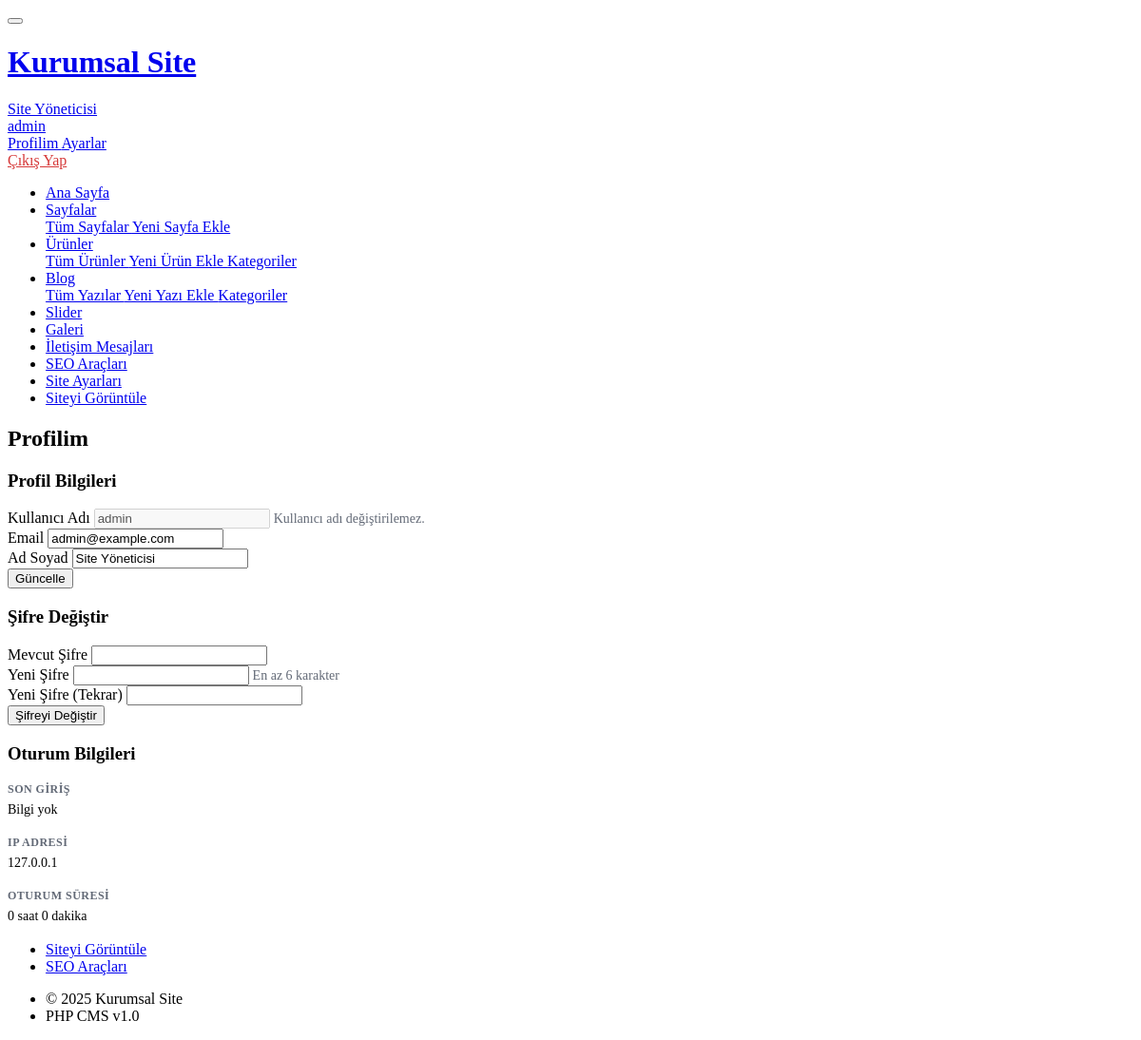
Screenshot of /admin/profile.php (signed in) with the database file from the repository.
### tables this page shows
CREATE TABLE IF NOT EXISTS `settings` (
  `id` int(11) NOT NULL DEFAULT 1,
  `site_title` varchar(100) NOT NULL,
  `site_slogan` varchar(255) DEFAULT NULL,
  `logo` varchar(255) DEFAULT NULL,
  `favicon` varchar(255) DEFAULT NULL,
  `phone` varchar(20) DEFAULT NULL,
  `phone2` varchar(20) DEFAULT NULL,
  `email` varchar(100) DEFAULT NULL,
  `address` text DEFAULT NULL,
  `maps_embed` text DEFAULT NULL,
  `facebook` varchar(255) DEFAULT NULL,
  `instagram` varchar(255) DEFAULT NULL,
  `twitter` varchar(255) DEFAULT NULL,
  `youtube` varchar(255) DEFAULT NULL,
  `linkedin` varchar(255) DEFAULT NULL,
  `whatsapp` varchar(20) DEFAULT NULL,
  `default_og_image` varchar(255) DEFAULT NULL,
  `google_analytics` varchar(50) DEFAULT NULL,
  `google_search_console` varchar(255) DEFAULT NULL,
  `footer_text` text DEFAULT NULL,
  `custom_head_code` text DEFAULT NULL,
  `custom_body_code` text DEFAULT NULL,
  `created_at` timestamp NOT NULL DEFAULT current_timestamp(),
  `updated_at` timestamp NOT NULL DEFAULT current_timestamp() ON UPDATE current_timestamp(),
  PRIMARY KEY (`id`),
  CONSTRAINT `chk_settings_id` CHECK (`id` = 1)
);

CREATE TABLE IF NOT EXISTS `users` (
  `id` int(11) NOT NULL AUTO_INCREMENT,
  `username` varchar(50) NOT NULL,
  `email` varchar(100) NOT NULL,
  `password_hash` varchar(255) NOT NULL,
  `full_name` varchar(100) DEFAULT NULL,
  `is_active` tinyint(1) DEFAULT 1,
  `last_login` datetime DEFAULT NULL,
  `created_at` timestamp NOT NULL DEFAULT current_timestamp(),
  PRIMARY KEY (`id`),
  UNIQUE KEY `username` (`username`),
  UNIQUE KEY `email` (`email`)
);

### inc/functions.php (called while the page is built, shortened)
<?php
function e($str) {
    return htmlspecialchars($str ?? '', ENT_QUOTES, 'UTF-8');
}
function adminUrl($path = '') {
    return rtrim(ADMIN_URL, '/') . '/' . ltrim($path, '/');
}
function getSettings() {
    static $settings = null;
    if ($settings === null) {
        $db = Database::getInstance();
        $settings = $db->fetchOne("SELECT * FROM settings WHERE id = 1");
    }
    return $settings;
}

### inc/db.php (called while the page is built, shortened)
<?php
class Database {
    private static $instance = null;
    private $pdo;
    private function __construct() {
        try {
            $dsn = sprintf(
                'mysql:host=%s;dbname=%s;charset=%s',
                DB_HOST,
                DB_NAME,
                DB_CHARSET
            );
            $options = [
                PDO::ATTR_ERRMODE => PDO::ERRMODE_EXCEPTION,
                PDO::ATTR_DEFAULT_FETCH_MODE => PDO::FETCH_ASSOC,
                PDO::ATTR_EMULATE_PREPARES => false,
                PDO::MYSQL_ATTR_INIT_COMMAND => "SET NAMES " . DB_CHARSET
            ];
            $this->pdo = new PDO($dsn, DB_USER, DB_PASS, $options);
        } catch (PDOException $e) {
            die('Veritabanı bağlantı hatası: ' . $e->getMessage());
        }
    }
    public static function getInstance() {
        if (self::$instance === null) {
            self::$instance = new self();
        }
        return self::$instance;
    }
    public function query($sql, $params = []) {
        try {
            $stmt = $this->pdo->prepare($sql);
            $stmt->execute($params);
            return $stmt;
        } catch (PDOException $e) {
            error_log('SQL Error: ' . $e->getMessage());
            throw $e;
        }
    }
    public function fetchOne($sql, $params = []) {
        $stmt = $this->query($sql, $params);
        return $stmt->fetch();
    }
}

### admin/inc/auth.php (called while the page is built, shortened)
<?php
function isLoggedIn() {
    return isset($_SESSION['admin_id']) && isset($_SESSION['admin_username']);
}
function getAdminUser() {
    static $user = null;
    if ($user === null) {
        $db = Database::getInstance();
        $user = $db->fetchOne(
            "SELECT id, username, email, full_name FROM users WHERE id = ? AND is_active = 1",
            [$_SESSION['admin_id']]
        );
    }
    return $user;
}

### admin/profile.php (the view, shortened to what this page needs)
<?php
require_once __DIR__ . '/inc/auth.php';
$pageTitle = 'Profilim';
$adminUser = getAdminUser();
include __DIR__ . '/inc/header.php';
?>
<div class="row row-cards">
    <div class="col-md-6">
        <div class="card">
            <div class="card-header">
                <h3 class="card-title">Profil Bilgileri</h3>
            </div>
            <div class="card-body">
                <form method="POST">
                    <div class="mb-3">
                        <label class="form-label">Kullanıcı Adı</label>
                        <input type="text" class="form-control" value="<?= e($adminUser['username']) ?>" disabled>
                        <small class="form-hint">Kullanıcı adı değiştirilemez.</small>
                    </div>
                    <div class="mb-3">
                        <label class="form-label required">Email</label>
                        <input type="email" name="email" class="form-control" value="<?= e($adminUser['email']) ?>" required>
                    </div>
                    <div class="mb-3">
                        <label class="form-label">Ad Soyad</label>
                        <input type="text" name="full_name" class="form-control" value="<?= e($adminUser['full_name'] ?? '') ?>">
                    </div>
                    <div class="text-end">
                        <button type="submit" class="btn btn-primary">Güncelle</button>
                    </div>
                </form>
            </div>
        </div>
    </div>
    <div class="col-md-6">
        <div class="card">
            <div class="card-header">
                <h3 class="card-title">Şifre Değiştir</h3>
            </div>
            <div class="card-body">
                <form method="POST">
                    <div class="mb-3">
                        <label class="form-label required">Mevcut Şifre</label>
                        <input type="password" name="current_password" class="form-control" required>
                    </div>
                    <div class="mb-3">
                        <label class="form-label required">Yeni Şifre</label>
                        <input type="password" name="new_password" class="form-control" minlength="6" required>
                        <small class="form-hint">En az 6 karakter</small>
                    </div>
                    <div class="mb-3">
                        <label class="form-label required">Yeni Şifre (Tekrar)</label>
                        <input type="password" name="confirm_password" class="form-control" minlength="6" required>
                    </div>
                    <div class="text-end">
                        <button type="submit" class="btn btn-primary">Şifreyi Değiştir</button>
                    </div>
                </form>
            </div>
        </div>
    </div>
    <div class="col-md-6">
        <div class="card">
            <div class="card-header">
                <h3 class="card-title">Oturum Bilgileri</h3>
            </div>
            <div class="card-body">
                <div class="datagrid">
                    <div class="datagrid-item">
                        <div class="datagrid-title">Son Giriş</div>
                        <div class="datagrid-content">
                            <?php
                            $user = $db->fetchOne("SELECT last_login FROM users WHERE id = ?", [$adminUser['id']]);
                            echo $user['last_login'] ? formatDate($user['last_login']) : 'Bilgi yok';
                            ?>
                        </div>
                    </div>
                    <div class="datagrid-item">
                        <div class="datagrid-title">IP Adresi</div>
                        <div class="datagrid-content"><?= e($_SERVER['REMOTE_ADDR']) ?></div>
                    </div>
                    <div class="datagrid-item">
                        <div class="datagrid-title">Oturum Süresi</div>
                        <div class="datagrid-content">
                            <?php
                            if (isset($_SESSION['login_time'])) {
                                $elapsed = time() - $_SESSION['login_time'];
                                $hours = floor($elapsed / 3600);
                                $minutes = floor(($elapsed % 3600) / 60);
                                echo "{$hours} saat {$minutes} dakika";
                            } else {
                                echo 'Bilgi yok';
                            }
                            ?>
                        </div>
                    </div>
                </div>
            </div>
        </div>
    </div>
</div>
<?php include __DIR__ . '/inc/footer.php'; ?>

### admin/inc/header.php (shortened to what this page needs)
<?php
$adminUser = getAdminUser();
$settings = getSettings();
$pageTitle = $pageTitle ?? 'Panel';
?>
<!DOCTYPE html>
<html lang="tr">
<head>
    <link href="https://cdn.jsdelivr.net/npm/@tabler/core@latest/dist/css/tabler.min.css" rel="stylesheet">
    <link href="https://cdn.jsdelivr.net/npm/@tabler/icons@latest/iconfont/tabler-icons.min.css" rel="stylesheet">
    <link href="<?= adminUrl('assets/css/admin.css') ?>" rel="stylesheet">
</head>
<body data-site-title="<?= e($settings['site_title']) ?>">
    <div class="page">
        <header class="navbar navbar-expand-md navbar-light d-print-none">
            <div class="container-xl">
                <button class="navbar-toggler" type="button" data-bs-toggle="collapse" data-bs-target="#navbar-menu">
                </button>
                <h1 class="navbar-brand navbar-brand-autodark d-none-navbar-horizontal pe-0 pe-md-3">
                    <a href="<?= adminUrl('dashboard.php') ?>">
                        <?php if (!empty($settings['logo'])): ?>
                            <img src="<?= siteUrl('uploads/' . $settings['logo']) ?>" height="36" alt="<?= e($settings['site_title']) ?>">
                        <?php else: ?>
                            <?= e($settings['site_title']) ?>
                        <?php endif; ?>
                    </a>
                </h1>
                <div class="navbar-nav flex-row order-md-last">
                    <div class="nav-item dropdown">
                        <a href="#" class="nav-link d-flex lh-1 text-reset p-0" data-bs-toggle="dropdown">
                            <div class="d-none d-xl-block ps-2">
                                <div><?= e($adminUser['full_name'] ?? $adminUser['username']) ?></div>
                                <div class="mt-1 small text-muted"><?= e($adminUser['username']) ?></div>
                            </div>
                        </a>
                        <div class="dropdown-menu dropdown-menu-end dropdown-menu-arrow">
                            <a href="<?= adminUrl('profile.php') ?>" class="dropdown-item">
                                <i class="ti ti-user me-2"></i> Profilim
                            </a>
                            <a href="<?= adminUrl('settings.php') ?>" class="dropdown-item">
                                <i class="ti ti-settings me-2"></i> Ayarlar
                            </a>
                            <a href="<?= adminUrl('logout.php') ?>" class="dropdown-item text-danger">
                                <i class="ti ti-logout me-2"></i> Çıkış Yap
                            </a>
                        </div>
                    </div>
                </div>
            </div>
        </header>
        <?php include __DIR__ . '/sidebar.php'; ?>
        <div class="page-wrapper">
            <div class="page-header d-print-none">
                <div class="container-xl">
                    <div class="row g-2 align-items-center">
                        <div class="col">
                            <h2 class="page-title"><?= e($pageTitle) ?></h2>
                        </div>
                    </div>
                </div>
            </div>
            <div class="page-body">
                <div class="container-xl">

### admin/inc/footer.php (shortened to what this page needs)
                </div>
            </div>
            <footer class="footer footer-transparent d-print-none">
                <div class="container-xl">
                    <div class="row text-center align-items-center flex-row-reverse">
                        <div class="col-lg-auto ms-lg-auto">
                            <ul class="list-inline list-inline-dots mb-0">
                                <li class="list-inline-item">
                                    <a href="<?= SITE_URL ?>" target="_blank" class="link-secondary">Siteyi Görüntüle</a>
                                </li>
                                <li class="list-inline-item">
                                    <a href="<?= adminUrl('seo-tools.php') ?>" class="link-secondary">SEO Araçları</a>
                                </li>
                            </ul>
                        </div>
                        <div class="col-12 col-lg-auto mt-3 mt-lg-0">
                            <ul class="list-inline list-inline-dots mb-0">
                                <li class="list-inline-item">
                                    &copy; <?= date('Y') ?> <?= e($settings['site_title']) ?>
                                </li>
                                <li class="list-inline-item">
                                    PHP CMS v1.0
                                </li>
                            </ul>
                        </div>
                    </div>
                </div>
            </footer>
        </div>
    </div>
</body>
</html>

### admin/assets/css/admin.css (style rules this page uses)
.text-danger { color: #d63939 !important; }
.card-header { font-weight: 500; }
.form-hint { color: #626976; font-size: 0.875rem; }
.datagrid { display: grid; grid-template-columns: 1fr; gap: 1rem; }
.datagrid-item { display: flex; flex-direction: column; }
.datagrid-title { color: #626976; font-size: 0.75rem; text-transform: uppercase; letter-spacing: 0.04em; line-height: 1rem; font-weight: 600; margin-bottom: 0.25rem; }
.datagrid-content { font-size: 0.875rem; line-height: 1.4285714; }

### rows the page displays
settings: site_title "Kurumsal Site"
users: full_name "Site Yöneticisi", username "admin", email "admin@example.com"

### other values shown
$pageTitle "Profilim"
$_SERVER['REMOTE_ADDR'] "127.0.0.1"
